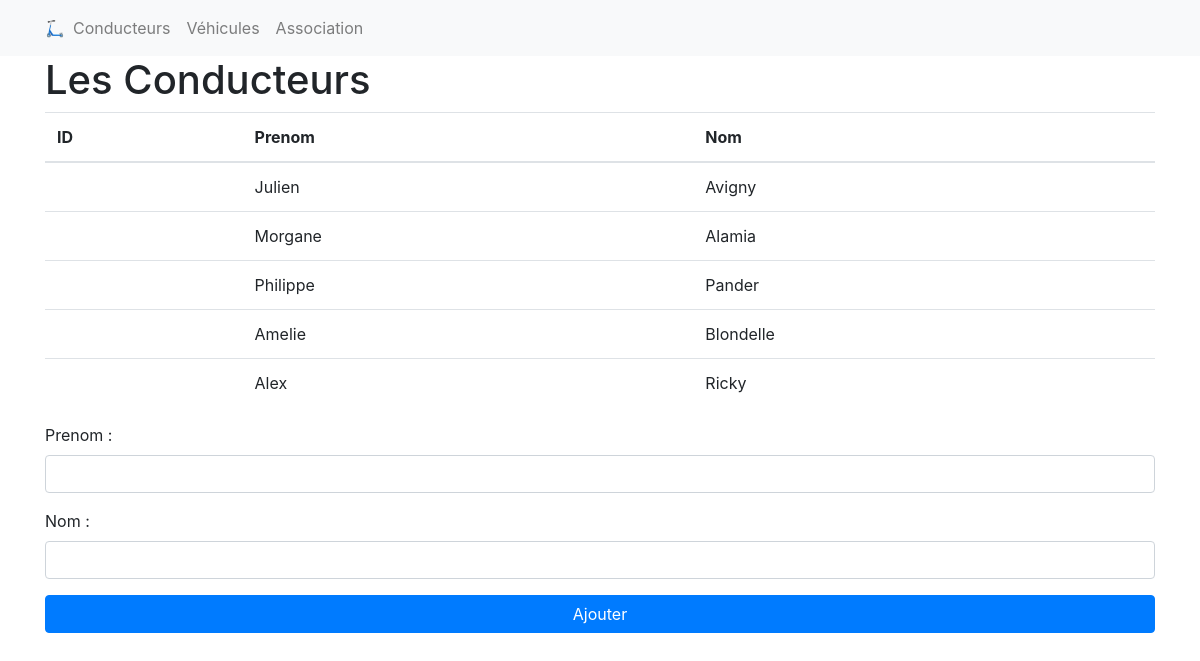
The page / on the database its author committed.
### tables this page shows
CREATE TABLE `conducteur` (
  `id_conducteur` INT UNSIGNED NOT NULL AUTO_INCREMENT,
  `prenom` VARCHAR(80) NOT NULL,
  `nom` VARCHAR(80) NOT NULL,
  PRIMARY KEY (`id_conducteur`),
  UNIQUE INDEX `id_conducteur_UNIQUE` (`id_conducteur` ASC) );

### src/Database.php (called while the page is built)
<?php
class Database
{
    private static $pdo;
    public static function getInstance()
    {
        if (null === self::$pdo) {
            self::$pdo = new PDO('mysql:host=127.0.0.1;dbname=vtc;charset=utf8', 'root', '', [
                PDO::ATTR_ERRMODE => PDO::ERRMODE_EXCEPTION
            ]);
        }
        return self::$pdo;
    }
}

### src/Manager/ConducteurManager.php (called while the page is built, shortened)
<?php
class ConducteurManager
{
    public function findAll()
    {
        return \Database::getInstance()->query('SELECT * FROM conducteur')->fetchAll(\PDO::FETCH_CLASS, \Entity\Conducteur::class);
    }
}

### src/Entity/Conducteur.php (called while the page is built, shortened)
<?php
class Conducteur
{
    private $prenom;
    private $nom;
    public function getPrenom()
    {
        return $this->prenom;
    }
    public function getNom()
    {
        return $this->nom;
    }
    public function hydrate($parametresConduct)
    {
        if (empty($parametresConduct)) {
            return;
        }
        $this->prenom = trim($parametresConduct['prenom']);
        $this->nom = trim($parametresConduct['nom']);
    }
}

### views/conducteurs.php (the view)
<?php
require_once __DIR__ . '/header.php';
$conducteurManager = new Manager\ConducteurManager();
$conducteurs = $conducteurManager->findAll();
?>
<h1>Les Conducteurs</h1>
<table class="table">
    <thead>
        <tr>
            <th>ID</th>
            <th>Prenom</th>
            <th>Nom</th>
        </tr>
    </thead>
    <tbody>
        <?php foreach ($conducteurs as $conducteur) : ?>
            <tr>
                <td><?= $conducteur->getId(); ?></td>
                <td><?= $conducteur->getPrenom(); ?></td>
                <td><?= $conducteur->getNom(); ?></td>
            </tr>
        <?php endforeach ?>
    </tbody>
</table>
<?php
require_once __DIR__ . '/formulaire_conducteur.php';
require_once __DIR__ . '/footer.php';
?>

### rows shown on the page
conducteur: prenom "Julien", nom "Avigny"
conducteur: prenom "Morgane", nom "Alamia"
conducteur: prenom "Philippe", nom "Pander"
conducteur: prenom "Amelie", nom "Blondelle"
conducteur: prenom "Alex", nom "Ricky"
